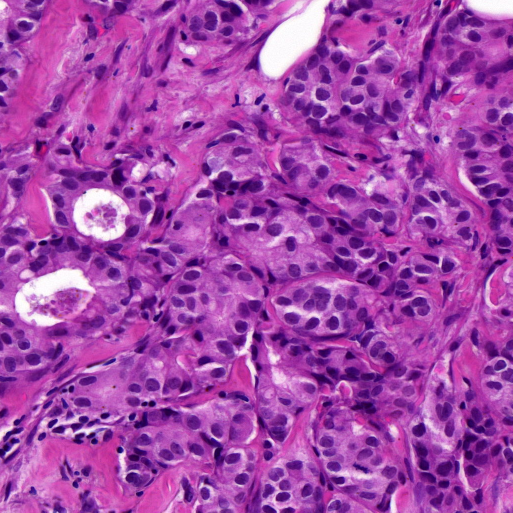
#> input picture Beleg 1/mamma_tissue.png, 1025 x 1025 px, found by its file name (shown at 1/2 size)
$ jupyter execute --allow-errors 'MBV - Bilddateien Bilddarstellung und Diskretisierung.ipynb'
#> lines starting #> are read from the running program, lines starting #| are printed output that depends on the picture
# Beleg 1: Bilddateien, Bilddarstellung und -diskretisierung, Generative Kunst

**Name:** -
<br>
**Matrikelnr.:** -

## Bearbeitungszeitraum
**Bearbeitungsbeginn:** 09.10.2024
<br>
**Abgabe (in der Übung zu zeigen bis spätestens): 20.11.2024

**Hinweise zum Beleg:**
- Die erfolgreiche Bearbeitung des Belegs ist zwingende Voraussetzung zur Teilnahme an der Klausur.
- Sofern nicht anders angegeben können die Operationen mit einer Library Ihrer Wahl durchgeführt werden.

### Viel Erfolg!

### Aufgabe 1: Grauwertbilder

In der ersten Aufgabe werden die wesentlichen Grundlagen von Bildern behandelt. Zunächst wird ein CT Bild im PNG Format eingelesen (`ct_image.png`) und die Bildmatrix untersucht.

**Aufgabe 1.1**: Lesen Sie das Bild ein und visualisieren/plotten Sie es mit `pyplot` aus der `matplotlib` Library.

[cell 1]
# 1.1
import matplotlib.pyplot as plt
import numpy as np

#> (the rest of this cell did not finish here and is left out)

**Aufgabe 1.2**: Geben Sie die Dimensionen des Bildes (Breite und Höhe) in Pixel sowie den jeweils kleinsten und größten Wert im Bild aus.

[cell 2]
# 1.2
import matplotlib.pyplot as plt
import numpy as np

#> (the rest of this cell did not finish here and is left out)

**Aufgabe 1.3**: Als nächstes soll im CT Bild der schwarze Rand abgeschnitten werden, da dort keine Informationen über die aufgenommenen Strukturen zu finden sind. Zu diesem Zweck sollen Sie eine Bounding Box um den relevanten Bereich bestimmen. Dabei handelt es sich um ein Rechteck, dass sich über alle Bildbereiche erstreckt, in denen Inhalte zu finden sind (sie also nicht schwarz bzw. enthalten nicht den Wert 0). Nutzen Sie nun die gefundene Bounding Box, um das Bild entsprechend zuzuschneiden (oder auch zu "croppen").

[cell 3]
# 1.3
import matplotlib.pyplot as plt
import numpy as np

#> (the rest of this cell did not finish here and is left out)

**Aufgabe 1.4**: Rotieren Sie das zugeschnittene Bild sowohl um 45° als auch um 90° und plotten Sie die rotierten Bilder.

[cell 4]
# 1.4
import matplotlib.pyplot as plt
from PIL import Image
import numpy as np

# PIL Bild laden
#> (the rest of this cell did not finish here and is left out)

### Aufgabe 2: Farbbilder

In dieser Aufgabe werden Sie mit einem Farbbild (`mamma_tissue.png`) arbeiten. Dabei handelt es sich um eine Gewebeaufnahme einer Biopsie mit invasivem duktalem Mammakarzinom.

**Aufgabe 2.1**: Lesen Sie das Bild sowohl mit OpenCV als auch mit Scikit-Image ein und visualisieren/plotten Sie es. Achten Sie dabei auf eine korrekte Darstellung des Bildes (zum Vergleich können Sie das Bild in einem Bildbetrachtungsprogramm Ihrer Wahl öffnen).

[cell 5]
# 2.1
import matplotlib.pyplot as plt
from PIL import Image
import numpy as np
from skimage import io
import cv2
# Einlesen m.H. von cv2
cv_img = cv2.imread("/Users/enji/Github/WiSe24-BV/Beleg 1/mamma_tissue.png")
#> cv_img is the input picture: shape (1025, 1025, 3); mean B, G, R 169.1, 72.7, 163.7
# Einlesen m.H: von skimage
ski_img = io.imread("/Users/enji/Github/WiSe24-BV/Beleg 1/mamma_tissue.png", as_gray=False)

#Konvertiere OpenCV-Bild von BGR nach RGB für korrekte Ausgabe
cv_img_rgb = cv2.cvtColor(cv_img, cv2.COLOR_BGR2RGB)

# Anlegen von Zeichenfläche (10inch Breite x 5inch Höhe)
# Damit Bilder nicht gequetscht wirken
plt.figure(figsize=(10, 5))

# (Zeilen, Spalten, Position)
plt.subplot(1, 2, 1)
plt.title("OpenCV Bild")
plt.imshow(cv_img_rgb)

plt.subplot(1, 2, 2)
plt.title("Skimage Bild")
plt.imshow(ski_img)
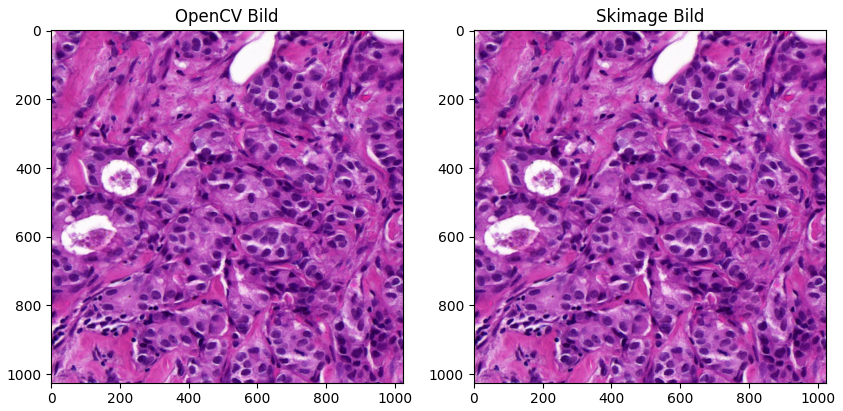
#> figure drawn by matplotlib, 2 panels

**Aufgabe 2.2**: Zerlegen Sie das Bild in seine einzelnen Farbkanäle für Rot, Grün und Blau. Zeigen Sie in einer gemeinsamen Grafik sowohl das Farbbild, als auch die drei einzelnen Farbkanäle.

[cell 6]
import PIL

# https://how.dev/answers/splitting-rgb-channels-in-python

img = Image.open("/Users/enji/Github/WiSe24-BV/Beleg 1/mamma_tissue.png")
M = np.asarray(img)
plt.figure(figsize=(10,10))


plt.subplot(2,2,1)
plt.imshow(img)
plt.title("Original")
plt.axis('off')

plt.subplot(2,2,2)
plt.title("Red")
plt.imshow(M[:, :, 0], cmap='Reds', vmin=0, vmax=255)
plt.axis('off')

plt.subplot(2,2,3)
plt.title("Green")
plt.imshow(M[:, :, 0], cmap='Greens', vmin=0, vmax=255)
plt.axis('off')


plt.subplot(2,2,4)
plt.title("Blue")
plt.imshow(M[:, :, 0], cmap='Blues', vmin=0, vmax=255)
plt.axis('off')


plt.show
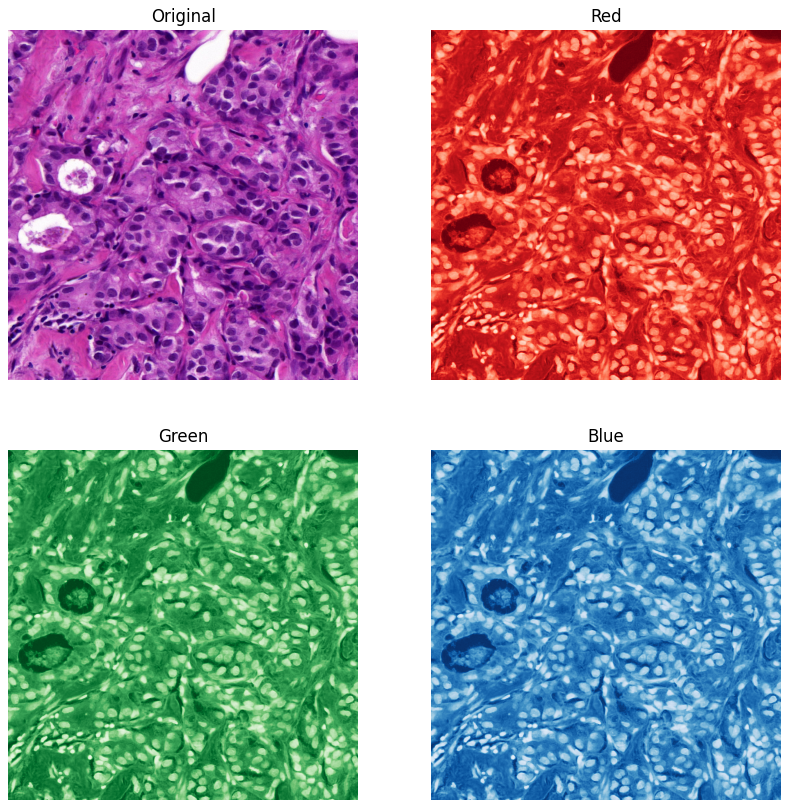
#> figure drawn by matplotlib, 4 panels

[cell 7]
# 2.2

**Aufgabe 2.3**: Führen Sie eine Farbquantisierung (also eine Reduktion der im Bild vorkommenden Farben) auf dem Bild durch. Plotten Sie das Ergebnis mit 2, 4, 8 und 16 Farben. Sie können hierzu einen der in der Vorlesung vorgestellten Algorithmen (Median Cut und Fehlerdiffusion) verwenden. Die Abgabe wird aber auch abgenommen, wenn die Reduktion mithilfe einer der gängigen Bildverarbeitungs-Librarys durchgeführt wird.

[cell 8]
# 2.3

**Aufgabe 2.4**: Lesen Sie die Größe des Originalbildes ein und geben sie mit einer `print`-Anweisung aus. Anschließend verkleinern Sie das Bild auf 128x128 Pixel und plotten es. Schließlich skalieren Sie das verkleinerte Bild wieder auf die Originalgröße und plotten es erneut.

[cell 9]
# 2.4

**Aufgabe 2.5**: Lesen die das Bild ein und konvertieren Sie es in den HSV Raum. Setzen Sie mit hilfe des HSV Farbmodells alle Pixel auf 0, die nicht Teil eines Zellkerns sind. Beschreiben Sie dabei in einem kurzen Fließtext, was Sie sich bei Ihrer Vorgehensweise gedacht haben.

*Hinweis: Für die Abnhame dieser Teilaufgabe wird kein perfektes Ergebnis erwartet. Viel eher sollen Sie zeigen, dass Sie das Grundprinzip des HSV Farbmodells verstanden und auf die gegebene Problemstellung anwenden können.*

[cell 10]
# 2.5

### Aufgabe 3: Generative Kunst

In dieser Aufgabe Sie auf spielerische Art Kenntnisse im Umgang mit Bilddaten in Python gewinnen, und dabei auch einen kleinen Schwenk zu den Kulturwissenschaften nehmen. Das Thema lautet: Generative Kunst.

**Aufgabe 3.1**: Setzen Sie sich zunächst mit dem Thema auseinander. Tauchen Sie ein in die Geschichte an schauen Sie sich die verschiedenen Ansätze an. Benennen Sie dann drei verschiedene Ansätze, wobei Sie die jeweiligen Algorithmen und Möglichkeiten der Parametrisierung beschreiben.

#### Ansatz 1:

#### Ansatz 2:

#### Ansatz 3:

**Aufgabe 3.2**: Schauen Sie sich folgenden Code zum Erzeugen einer Julia Menge an. Dies ist das Ergebnis, wenn man ChatGPT bittet, ein Python Skript für die Generierung der Julia Menge zu erzeugen. Ziemlich unübersichtlich, nicht? Experimentieren Sie ruhig ein wenig mit den Paramern, insbesondere der komplexen Zahl `c`. Im Netz sind diverse Kombinationen zu finden, mit denen verschiedene Muster der Julia-Menge generiert werden können.

In Python können wir Funktionen mit Standardparameter versehen, so dass diese nicht immer angegeben werden müssen. Strukturieren Sie den Code neu, sodass in der Funktion `julia()` alle Parameter default-Werte haben. Der Übersichtlichkeit halber sollte auch das Plotten eine separate Funktion ausgelagert werden.

[cell 11]
import numpy as np
import matplotlib.pyplot as plt

# Funktion zur Berechnung der Julia-Menge
def julia(c, max_iter, width, height, x_min, x_max, y_min, y_max):
#> called with max_iter = 128, width = 1600, height = 1600, x_min = -1.5, x_max = 1.5, y_min = -1.5, y_max = 1.5
    image = np.zeros((height, width))

    for i in range(height):
        for j in range(width):
            zx, zy = x_min + j / (width - 1) * (x_max - x_min), y_min + i / (height - 1) * (y_max - y_min)
            z = zx + zy * 1j
            color = mandelbrot(z, c, max_iter)
            image[i, j] = color

    return image

# Funktion zur Berechnung der Mandelbrot-Menge
def mandelbrot(z, c, max_iter):
    for i in range(max_iter):
        if abs(z) > 2.0:
            return i
        z = z * z + c
    return max_iter

# Dimensionen des Bildes (Breite und Höhe)
width, height = 1600, 1600

# Bereich des Bildes (x_min, x_max, y_min, y_max)
x_min, x_max = -1.5, 1.5
y_min, y_max = -1.5, 1.5

# Maximale Anzahl von Iterationen für die Julia-Berechnung
max_iter_julia = 128

# Parameter für die Julia-Menge (c: komplexe Zahl)
c_julia = complex(-0.783, 0.138)  # Ändern Sie die Werte für verschiedene Julia-Mengen

# Julia-Menge visualisieren
julia_image = julia(c_julia, max_iter_julia, width, height, x_min, x_max, y_min, y_max)

# Visualisierung des Julia-Fraktals
plt.imshow(julia_image, cmap='gist_yarg', extent=(x_min, x_max, y_min, y_max))
plt.colorbar()
plt.title('Julia-Menge')
plt.xlabel('Re')
plt.ylabel('Im')
plt.show()
